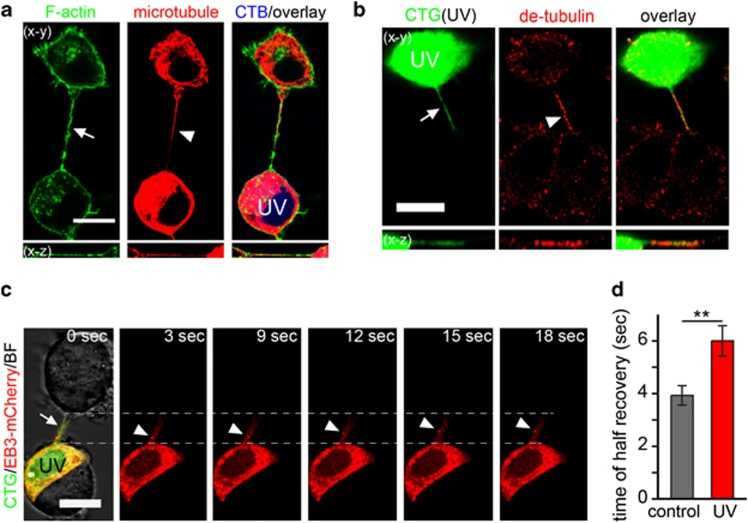
#> input picture annotate/images/cdd_pc12_phalloidin_tubulin_f3.jpg, 748 x 523 px; its folder holds only this picture in this run
$ python make_draft_coco.py
#> lines starting #> are read from the running program, lines starting #| are printed output that depends on the picture; after the words box and inside, x2 and y2 are one past the last pixel; in counts of white or black regions, pixels touching at a corner belong together
#> in main, pil is the input picture: PIL image 748x523 RGB; mean R, G, B 106.5, 101.5, 94.8
#!/usr/bin/env python3
"""Generate DRAFT COCO annotations for TNT images using the Frangi tubularity
filter, so a human only has to *correct* candidates in Roboflow rather than draw
from scratch. Each candidate tube -> one polygon labelled 'tunneling nanotube'.

Usage:  python3 make_draft_coco.py annotate/images
Writes annotate/images/_annotations.coco.json
"""
import os
import sys
import json
import numpy as np
import cv2
from PIL import Image
from skimage.filters import frangi
from skimage.morphology import (skeletonize, remove_small_objects,
                                binary_closing, dilation, disk)
from skimage.measure import label, regionprops


def frangi_components(pil, threshold=0.22, min_len=45, straightness=0.72,
                      margin=3, max_per_image=15):
    """Return up to `max_per_image` of the longest, straightest tube candidates.
    Stricter defaults than the live tool: drafts should be high-precision so a human
    mostly *confirms* rather than *deletes*."""
#> called with threshold = 0.22, min_len = 45, straightness = 0.72, margin = 3, max_per_image = 15
    rgb = np.asarray(pil.convert("RGB")).astype(float) / 255.0
    gray = rgb.max(axis=2)
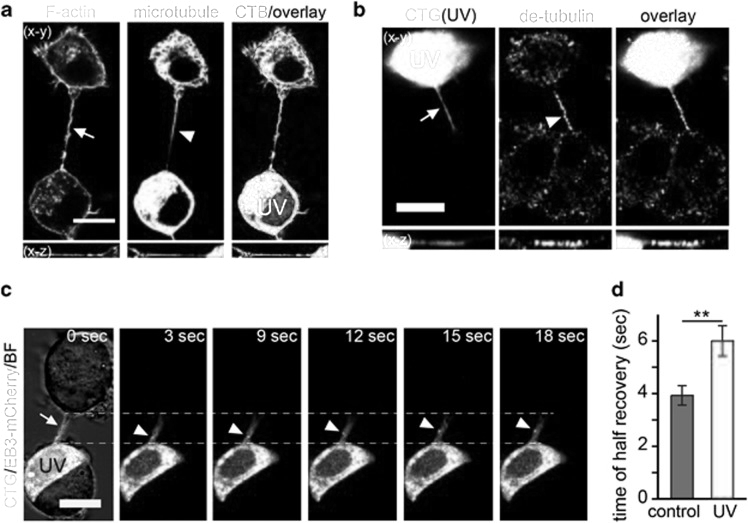
#> gray: shape (523, 748) float64; min 0, max 1, mean 0.443
    tub = frangi(gray, sigmas=range(1, 4), black_ridges=False)
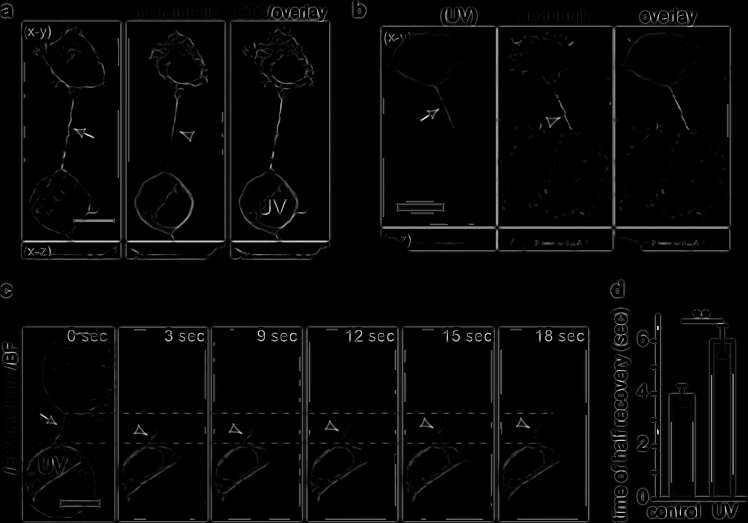
#> tub: shape (523, 748) float64; min 0, max 0.865, mean 0.027
    if tub.max() > 0:
        tub = tub / tub.max()
    m = tub > threshold
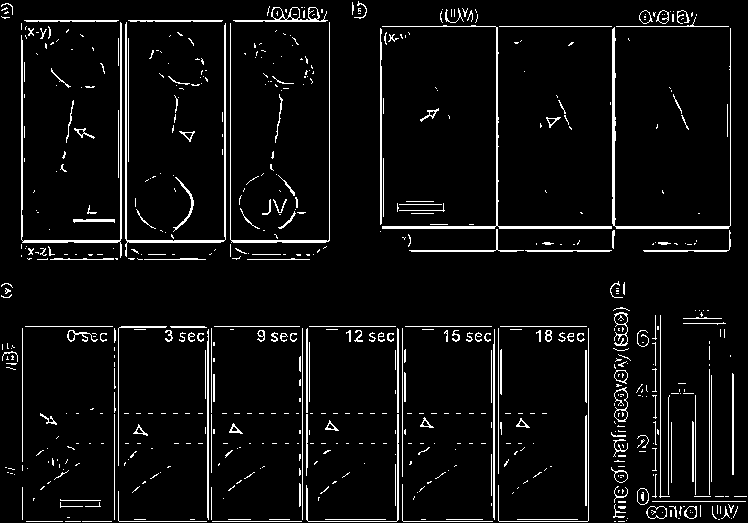
#> m: shape (523, 748) bool; 5.5% white in thin lines or dots
    m = binary_closing(m, np.ones((3, 3), bool))
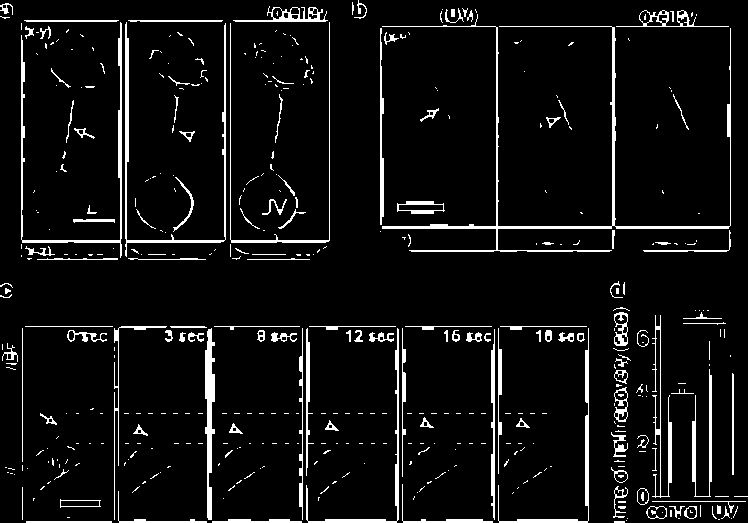
#> m: shape (523, 748) bool; 6.5% white; 452 white regions (318 under 20 px), largest, box (x1, y1, x2, y2) and area: (382, 14, 731, 252) 3095, (125, 22, 226, 257) 1474, (21, 22, 122, 258) 1421
    m = remove_small_objects(m, min_size=max(8, min_len // 2))
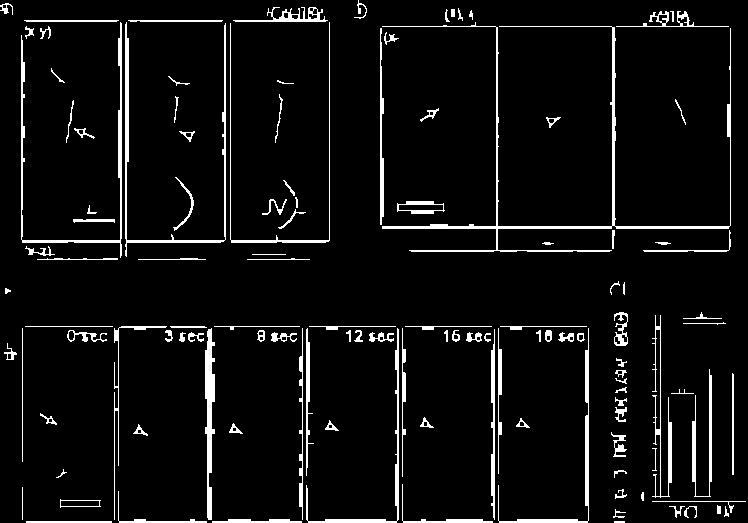
#> m: shape (523, 748) bool; 5.8% white; 122 white regions, largest, box (x1, y1, x2, y2) and area: (382, 22, 731, 252) 3087, (125, 22, 226, 257) 1474, (21, 22, 122, 258) 1421
    skel = skeletonize(m)
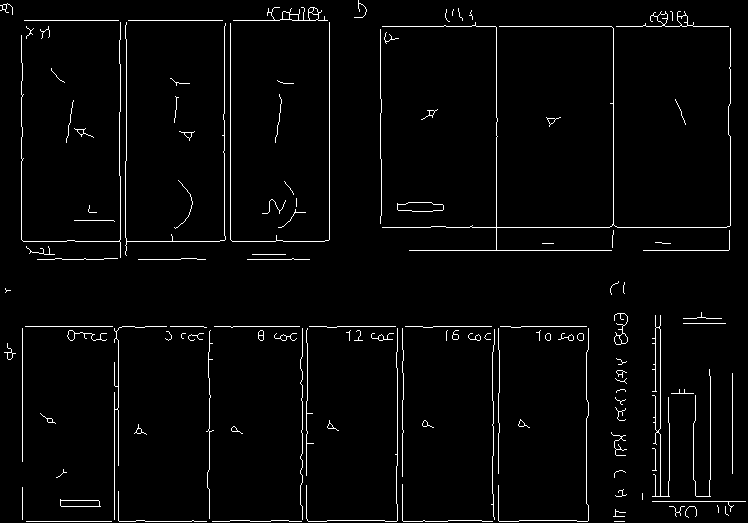
#> skel: shape (523, 748) bool; 2.7% white in thin lines or dots
    H, W = skel.shape
    lbl = label(skel)
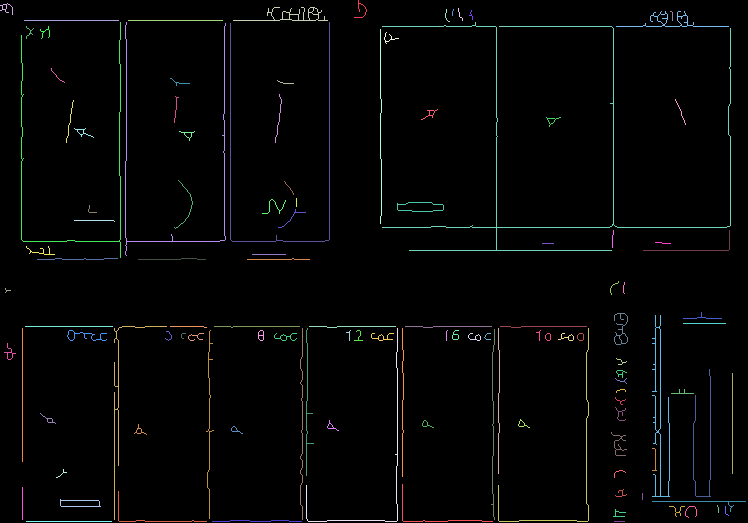
#> lbl: shape (523, 748) int32; 123 distinct labels, from 0 to 122; one colour per label, 0 black
    scored = []
    for r in regionprops(lbl):
        if r.area < min_len:
            continue
        minr, minc, maxr, maxc = r.bbox
        if minr <= margin or minc <= margin or maxr >= H - margin or maxc >= W - margin:
            continue
        if (r.major_axis_length / max(r.area, 1)) < straightness:
            continue
        scored.append((r.area, r.label))
#> this loop made 122 passes
#> (minr, minc, maxr, maxc) on passes 3, 8, 10, 11, 12, 13, 14, 15: (7, 233, 21, 328), (11, 616, 27, 729), (20, 24, 21, 119), (20, 128, 21, 223), (22, 21, 258, 121), (22, 125, 256, 226), (22, 230, 242, 330), (22, 382, 251, 731)
#> after the loop, scored = [(95, 10), (95, 11), (195, 18), (49, 23), (52, 31), (106, 40), (81, 45), (68, 46), (63, 47), (88, 55), (86, 58), (87, 59), (87, 60), (87, 61), (134, 62), (161, 64), (149, 66), (146, 67), (202, 71), (101, 92)]
    scored.sort(reverse=True)
    comps = [dilation(lbl == lab, disk(2)) for _, lab in scored[:max_per_image]]
#> comps = 15 items
    return comps, (W, H)


def comp_to_polys(comp):
    cnts, _ = cv2.findContours(comp.astype(np.uint8), cv2.RETR_EXTERNAL,
                               cv2.CHAIN_APPROX_SIMPLE)
    return [c.reshape(-1).tolist() for c in cnts if len(c) >= 3]


def main(d):
    files = sorted(f for f in os.listdir(d)
                   if f.lower().endswith((".png", ".jpg", ".jpeg")))
    images, anns, aid = [], [], 1
    for iid, f in enumerate(files, 1):
        pil = Image.open(os.path.join(d, f)).convert("RGB")
        comps, (W, H) = frangi_components(pil)
#> comps = 15 items; W = 748; H = 523
        images.append({"id": iid, "file_name": f, "width": W, "height": H})
        for comp in comps:
            polys = comp_to_polys(comp)
            if not polys:
                continue
            ys, xs = np.where(comp)
            anns.append({
                "id": aid, "image_id": iid, "category_id": 1, "iscrowd": 0,
                "bbox": [int(xs.min()), int(ys.min()),
                         int(xs.max() - xs.min() + 1), int(ys.max() - ys.min() + 1)],
                "area": int(comp.sum()), "segmentation": polys})
            aid += 1
#> this loop made 15 passes
#> polys on passes 6, 9, 10, 11: [[22, 326, 20, 328, 20, 461, 22, 463, 24, 461, 24, 328]], [[128, 18, 126, 20, 128, 22, 222, 22, 224, 20, 222, 18]], [[24, 18, 22, 20, 24, 22, 118, 22, 120, 20, 118, 18]], [[25, 324, 23, 326, 25, 328, 112, 328, 114, 326, 112, 324]]
#> after the loop, aid = 16; anns = 15 items
        print(f"{f}: {sum(a['image_id'] == iid for a in anns)} draft candidates", flush=True)
#| cdd_pc12_phalloidin_tubulin_f3.jpg: 15 draft candidates
    coco = {"images": images, "annotations": anns,
            "categories": [{"id": 1, "name": "tunneling nanotube", "supercategory": "cell"}]}
    out = os.path.join(d, "_annotations.coco.json")
    with open(out, "w") as fh:
        json.dump(coco, fh, indent=1)
    print(f"WROTE {out}: {len(images)} images, {len(anns)} draft annotations", flush=True)
#| WROTE annotate/images/_annotations.coco.json: 1 images, 15 draft annotations


if __name__ == "__main__":
    main(sys.argv[1] if len(sys.argv) > 1 else "annotate/images")

$ run again, on annotate/images/frontiers_glioma_gfap_mitotracker_g001.png
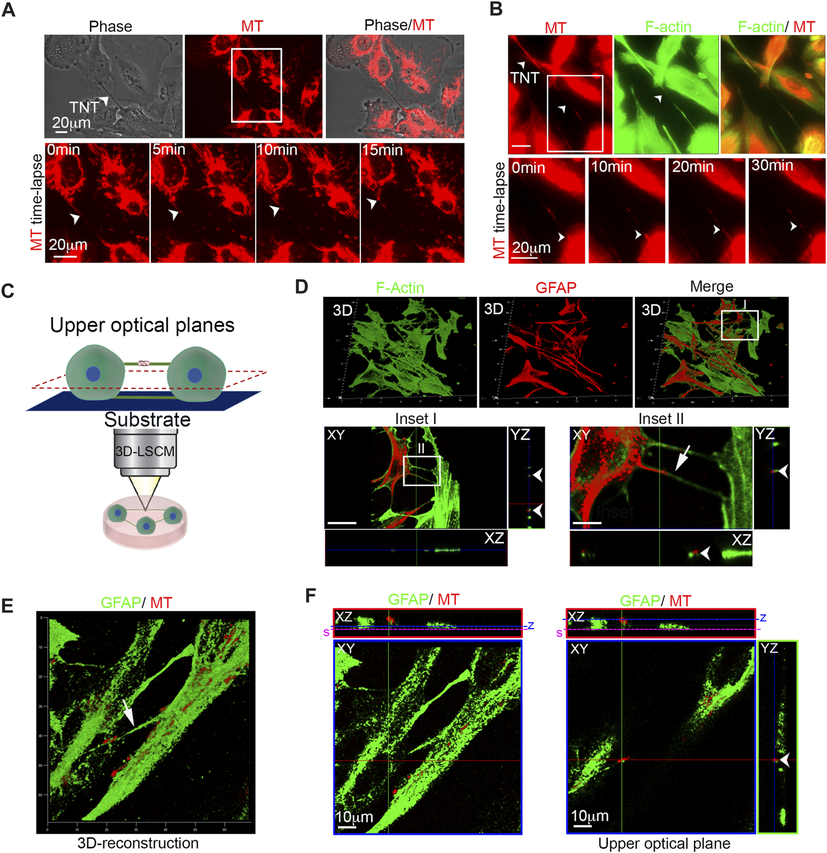
#> input picture annotate/images/frontiers_glioma_gfap_mitotracker_g001.png, 827 x 853 px, shrunk from 1742 x 1798 before the run
#> in main, pil is the input picture: PIL image 827x853 RGB; mean R, G, B 128.8, 120.1, 110.7
#> in frangi_components, `m = tub > threshold`:
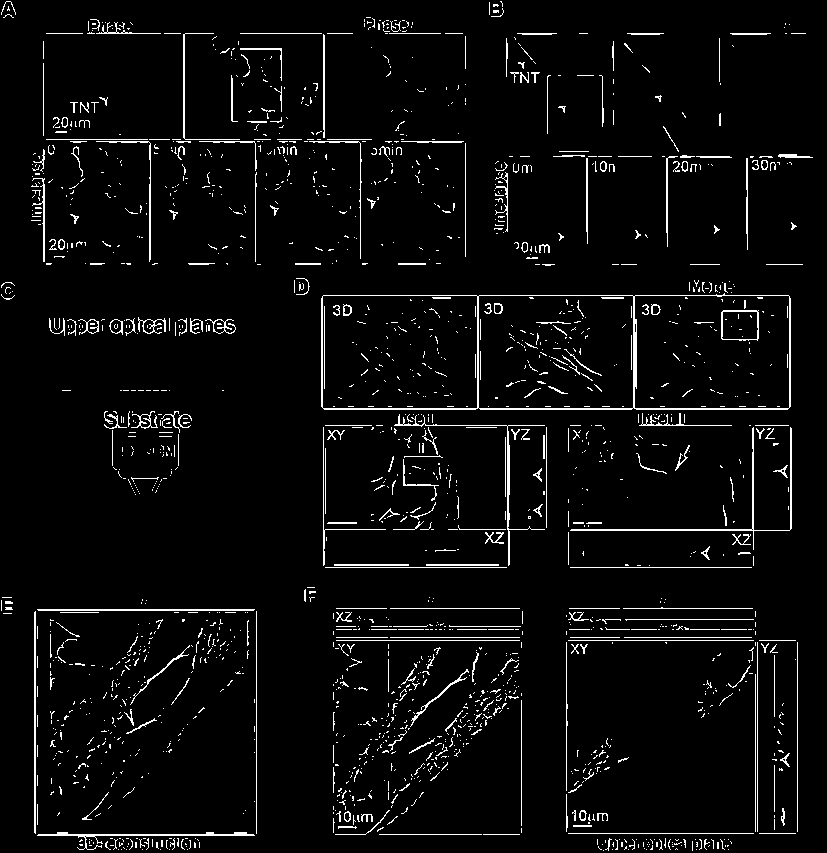
#> m: shape (853, 827) bool; 4.2% white in thin lines or dots
#> skel: shape (853, 827) bool; 2.1% white in thin lines or dots
#> in frangi_components, `lbl = label(skel)`:
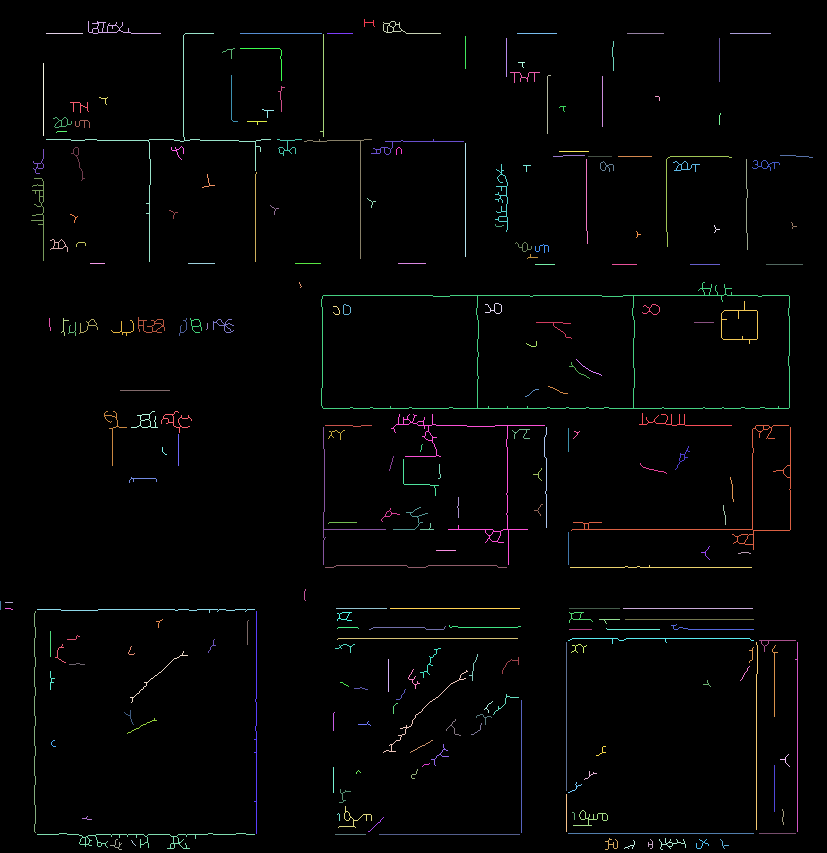
#> lbl: shape (853, 827) int32; 239 distinct labels, from 0 to 238; one colour per label, 0 black
#> the loop in frangi_components, `for r in regionprops(lbl):` made 238 passes
#> (minr, minc, maxr, maxc) on passes 2, 3, 5: (21, 88, 34, 161), (21, 383, 34, 441), (33, 46, 262, 271)
#> after the loop in frangi_components, `for r in regionprops(lbl):`: scored = 48 pairs, first value 47 to 229, second value 6 to 230
#> in frangi_components, `comps = [dilation(lbl == lab, disk(2)) for _, lab in scored[:max_per_i..`: comps = 15 items
#> in main, `comps, (W, H) = frangi_components(pil)`: W = 827; H = 853
#> the loop in main, `for comp in comps:` made 15 passes
#> after the loop in main, `for comp in comps:`: aid = 16; anns = 15 items
#| frontiers_glioma_gfap_mitotracker_g001.png: 15 draft candidates
#| WROTE annotate/images/_annotations.coco.json: 1 images, 15 draft annotations

$ run again, on annotate/images/frontiers_hek293_lifeact_tnt_g001.png
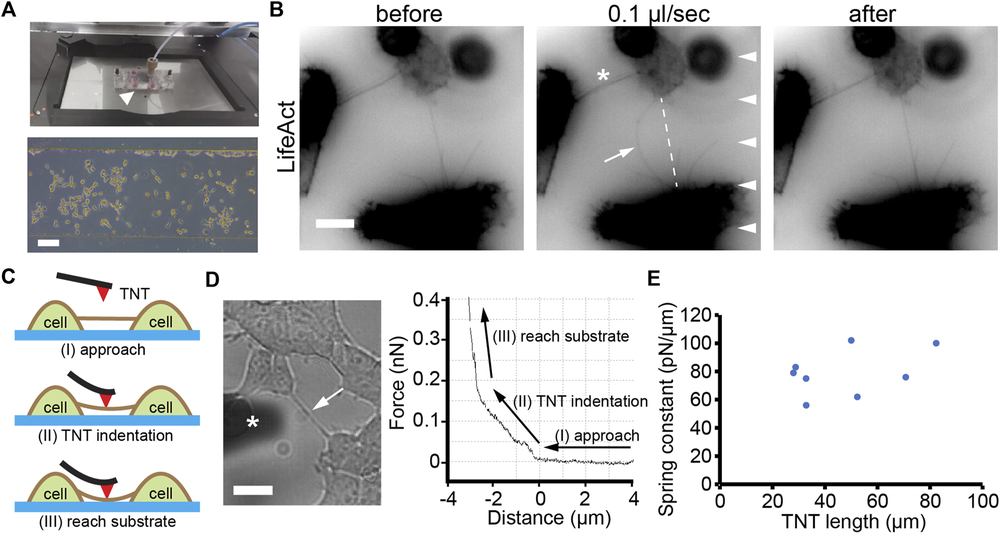
#> input picture annotate/images/frontiers_hek293_lifeact_tnt_g001.png, 1000 x 536 px, shrunk from 1772 x 950 before the run
#> in main, pil is the input picture: PIL image 1000x536 RGB; mean R, G, B 183.1, 183.9, 184.2
#> in frangi_components, `m = tub > threshold`:
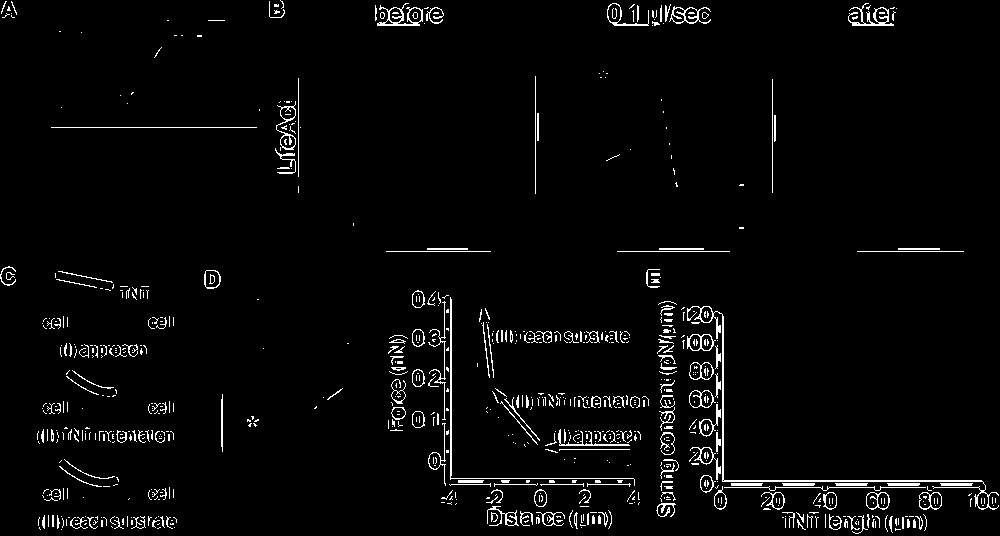
#> m: shape (536, 1000) bool; 3.1% white in thin lines or dots
#> skel: shape (536, 1000) bool; 1.6% white in thin lines or dots
#> in frangi_components, `lbl = label(skel)`:
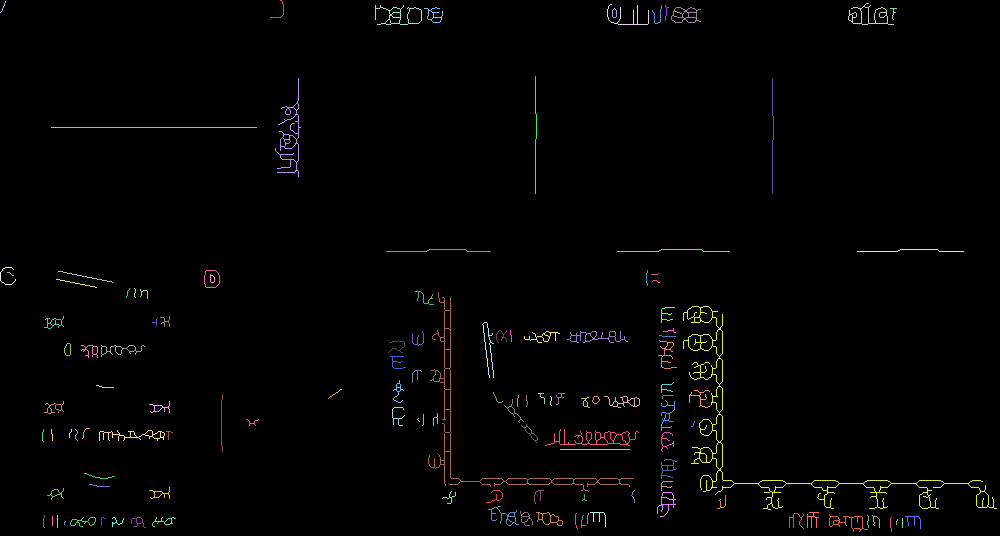
#> lbl: shape (536, 1000) int32; 128 distinct labels, from 0 to 127; one colour per label, 0 black
#> the loop in frangi_components, `for r in regionprops(lbl):` made 127 passes
#> (minr, minc, maxr, maxc) on passes 3, 4, 5, 8, 9, 12, 13, 14: (3, 848, 25, 894), (4, 607, 25, 649), (5, 375, 25, 422), (7, 424, 23, 443), (7, 671, 23, 701), (76, 535, 194, 537), (78, 275, 177, 301), (79, 772, 193, 774)
#> after the loop in frangi_components, `for r in regionprops(lbl):`: scored = [(118, 12), (114, 14), (206, 15), (105, 16), (113, 17), (107, 18), (55, 22), (58, 61), (70, 89)]
#> in frangi_components, `comps = [dilation(lbl == lab, disk(2)) for _, lab in scored[:max_per_i..`: comps = 9 items
#> in main, `comps, (W, H) = frangi_components(pil)`: W = 1000; H = 536
#> the loop in main, `for comp in comps:` made 9 passes
#> polys on pass 1: [[51, 125, 49, 127, 51, 129, 256, 129, 258, 127, 256, 125]]
#> after the loop in main, `for comp in comps:`: aid = 10; anns = 9 items
#| frontiers_hek293_lifeact_tnt_g001.png: 9 draft candidates
#| WROTE annotate/images/_annotations.coco.json: 1 images, 9 draft annotations
